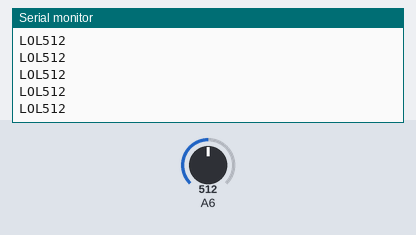
A sketch run on a simulated Arduino Uno, built with avr-gcc and run on an emulated ATmega328P. On the bench: the last lines printed to the serial monitor. The inputs (shaded band) are chosen by the test bench; at power-on: A6 = 512.

Above: at 1.2 s.
1.3 s: A6 set to 716
At 1.31 s:
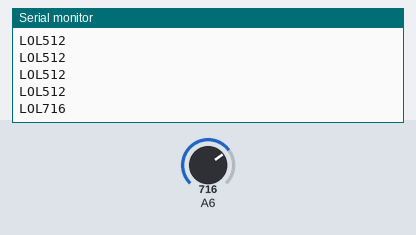
2.8 s: A6 set to 900
At 2.81 s:
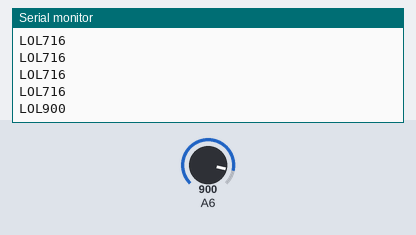
Timing chart, 0 to 5.8 s (numbered marks = the images above; inputs shaded):
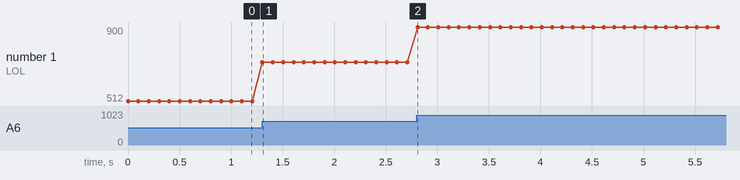

Measured:
- after the input at 1.3 s, the serial monitor: prints a new line at once (image 1)
- after the input at 2.8 s, the serial monitor: prints a new line at once (image 2)
- plotted number 1: 512 → 716 after the input at 1.3 s, 716 → 900 after the input at 2.8 s

The sketch:

podbor_resist.ino
```cpp
/*
Created 2015
by AlexGyver
AlexGyver Home Labs Inc.
*/

void setup()
{
	Serial.begin(9600);    //открываем порт
}
void loop()
{
	Serial.print("LOL");
	Serial.println(analogRead(6));      //подключаем от подстроечного к 6 аналоговому пину, выводим значение в COM
	delay(100);                      //задержка
}
```
